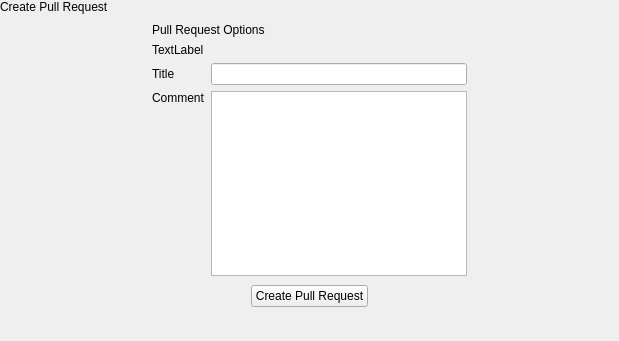
<?xml version="1.0" encoding="UTF-8"?>
<ui version="4.0">
 <class>GitHubCreatePullRequestPopover</class>
 <widget class="QWidget" name="GitHubCreatePullRequestPopover">
  <property name="geometry">
   <rect>
    <x>0</x>
    <y>0</y>
    <width>619</width>
    <height>341</height>
   </rect>
  </property>
  <property name="windowTitle">
   <string notr="true">Form</string>
  </property>
  <layout class="QVBoxLayout" name="verticalLayout">
   <property name="spacing">
    <number>0</number>
   </property>
   <property name="leftMargin">
    <number>0</number>
   </property>
   <property name="topMargin">
    <number>0</number>
   </property>
   <property name="rightMargin">
    <number>0</number>
   </property>
   <property name="bottomMargin">
    <number>0</number>
   </property>
   <item>
    <widget class="tStackedWidget" name="stackedWidget">
     <widget class="QWidget" name="initialPage">
      <layout class="QVBoxLayout" name="verticalLayout_2">
       <property name="spacing">
        <number>0</number>
       </property>
       <property name="leftMargin">
        <number>0</number>
       </property>
       <property name="topMargin">
        <number>0</number>
       </property>
       <property name="rightMargin">
        <number>0</number>
       </property>
       <property name="bottomMargin">
        <number>0</number>
       </property>
       <item>
        <widget class="tTitleLabel" name="titleLabel">
         <property name="text">
          <string>Create Pull Request</string>
         </property>
        </widget>
       </item>
       <item alignment="Qt::AlignHCenter">
        <widget class="QWidget" name="prOptionsWidget" native="true">
         <layout class="QGridLayout" name="gridLayout">
          <item row="2" column="1">
           <widget class="QLineEdit" name="titleEdit"/>
          </item>
          <item row="0" column="0" colspan="2">
           <widget class="tSubtitleLabel" name="label">
            <property name="text">
             <string>Pull Request Options</string>
            </property>
           </widget>
          </item>
          <item row="3" column="0" alignment="Qt::AlignTop">
           <widget class="QLabel" name="label_3">
            <property name="text">
             <string>Comment</string>
            </property>
           </widget>
          </item>
          <item row="2" column="0">
           <widget class="QLabel" name="label_2">
            <property name="text">
             <string>Title</string>
            </property>
           </widget>
          </item>
          <item row="3" column="1">
           <widget class="QPlainTextEdit" name="commentEdit"/>
          </item>
          <item row="1" column="0" colspan="2">
           <widget class="QLabel" name="descriptionLabel">
            <property name="text">
             <string notr="true">TextLabel</string>
            </property>
           </widget>
          </item>
         </layout>
        </widget>
       </item>
       <item alignment="Qt::AlignHCenter">
        <widget class="tStatusFrame" name="prFailedFrame">
         <property name="frameShape">
          <enum>QFrame::StyledPanel</enum>
         </property>
         <property name="frameShadow">
          <enum>QFrame::Raised</enum>
         </property>
        </widget>
       </item>
       <item alignment="Qt::AlignHCenter">
        <widget class="QPushButton" name="createPrButton">
         <property name="text">
          <string>Create Pull Request</string>
         </property>
        </widget>
       </item>
       <item>
        <spacer name="verticalSpacer">
         <property name="orientation">
          <enum>Qt::Vertical</enum>
         </property>
         <property name="sizeHint" stdset="0">
          <size>
           <width>20</width>
           <height>40</height>
          </size>
         </property>
        </spacer>
       </item>
      </layout>
     </widget>
     <widget class="QWidget" name="loadingPage">
      <layout class="QGridLayout" name="gridLayout_2">
       <item row="0" column="1">
        <spacer name="verticalSpacer_3">
         <property name="orientation">
          <enum>Qt::Vertical</enum>
         </property>
         <property name="sizeHint" stdset="0">
          <size>
           <width>20</width>
           <height>134</height>
          </size>
         </property>
        </spacer>
       </item>
       <item row="1" column="0">
        <spacer name="horizontalSpacer">
         <property name="orientation">
          <enum>Qt::Horizontal</enum>
         </property>
         <property name="sizeHint" stdset="0">
          <size>
           <width>273</width>
           <height>20</height>
          </size>
         </property>
        </spacer>
       </item>
       <item row="1" column="1">
        <widget class="tCircularSpinner" name="widget" native="true"/>
       </item>
       <item row="1" column="2">
        <spacer name="horizontalSpacer_2">
         <property name="orientation">
          <enum>Qt::Horizontal</enum>
         </property>
         <property name="sizeHint" stdset="0">
          <size>
           <width>273</width>
           <height>20</height>
          </size>
         </property>
        </spacer>
       </item>
       <item row="2" column="1">
        <spacer name="verticalSpacer_2">
         <property name="orientation">
          <enum>Qt::Vertical</enum>
         </property>
         <property name="sizeHint" stdset="0">
          <size>
           <width>20</width>
           <height>134</height>
          </size>
         </property>
        </spacer>
       </item>
      </layout>
     </widget>
    </widget>
   </item>
  </layout>
 </widget>
 <customwidgets>
  <customwidget>
   <class>tStackedWidget</class>
   <extends>QStackedWidget</extends>
   <header location="global">tstackedwidget.h</header>
   <container>1</container>
   <slots>
    <signal>switchingFrame(int)</signal>
   </slots>
  </customwidget>
  <customwidget>
   <class>tTitleLabel</class>
   <extends>QLabel</extends>
   <header location="global">ttitlelabel.h</header>
   <slots>
    <signal>backButtonClicked()</signal>
   </slots>
  </customwidget>
  <customwidget>
   <class>tSubtitleLabel</class>
   <extends>QLabel</extends>
   <header location="global">tsubtitlelabel.h</header>
  </customwidget>
  <customwidget>
   <class>tCircularSpinner</class>
   <extends>QWidget</extends>
   <header location="global">tcircularspinner.h</header>
   <container>1</container>
  </customwidget>
  <customwidget>
   <class>tStatusFrame</class>
   <extends>QFrame</extends>
   <header location="global">tstatusframe.h</header>
   <container>1</container>
  </customwidget>
 </customwidgets>
 <resources/>
 <connections/>
</ui>
